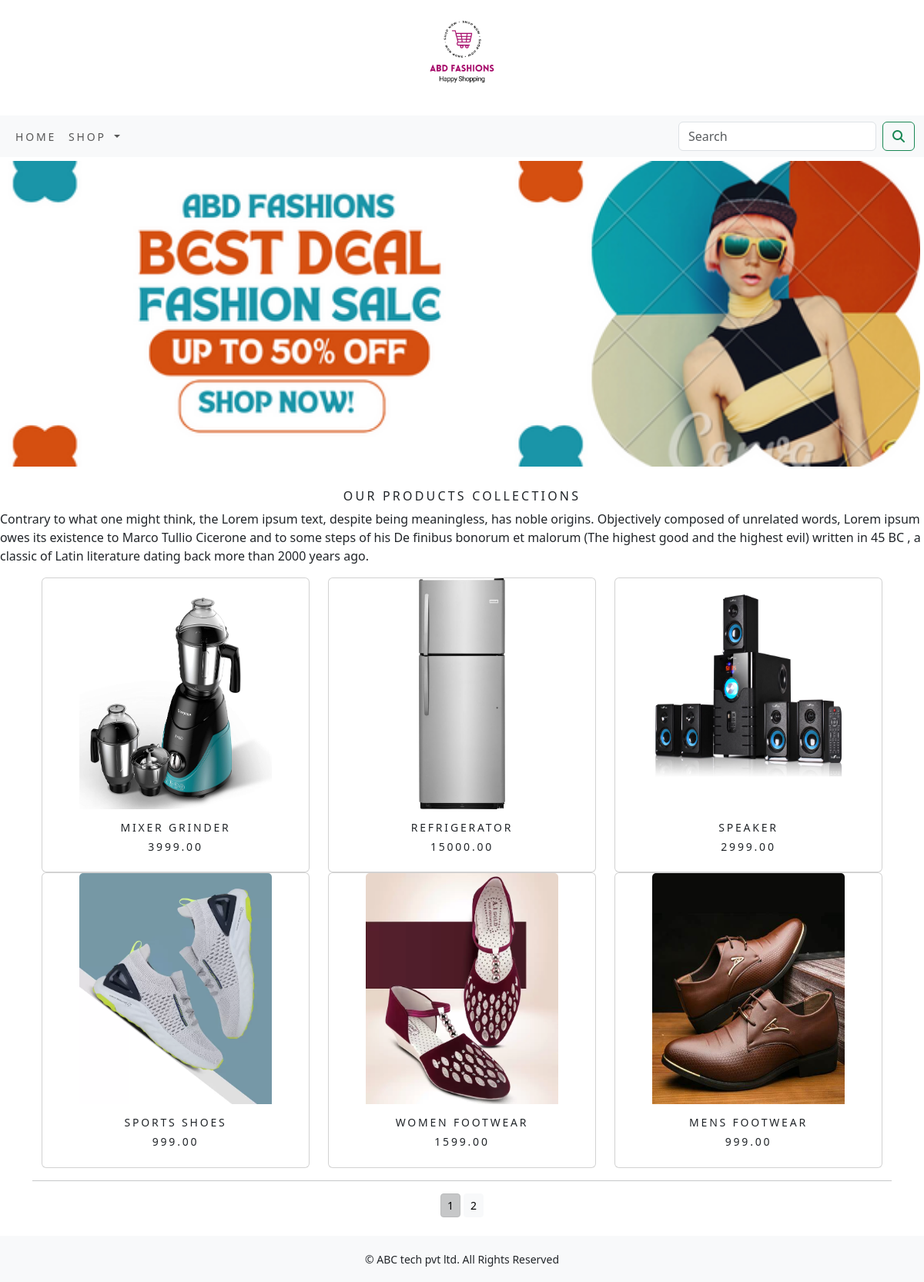
The app's page /shop/ with its own data.
### shop/models.py (models this page shows, shortened)
class Product(models.Model):
    name=models.CharField(max_length=250,unique=True)
    slug=models.SlugField(max_length=250,unique=True)
    description=models.TextField(blank=True)
    price=models.DecimalField(max_digits=10,decimal_places=2)
    category=models.ForeignKey(Category,on_delete=models.CASCADE)
    image=models.ImageField(upload_to='product',blank=True)
    stock=models.IntegerField()
    available=models.BooleanField(default=True)
    created=models.DateTimeField(auto_now_add=True)
    update=models.DateTimeField(auto_now=True)
    def get_url(self):
        return reverse('shop:prodCatDetail',args=[self.category.slug,self.slug])
    class Meta:
        ordering=('name',)
        verbose_name='Product'
        verbose_name_plural='Products'

### shop/views.py (the view)
# urls.py: path('',views.allProdCat,name='allProdCat'),
def allProdCat(request,c_slug=None):
    c_page = None
    products_list = None
    if c_slug!=None:
        c_page=get_object_or_404(Category,slug=c_slug)
        products_list=Product.objects.all().filter(category=c_page,available=True)
    else:
        products_list=Product.objects.all().filter(available=True)
    paginator=Paginator(products_list,6)
    try:
        page=int(request.GET.get('page',1))
    except:
        page=1
    try:
        products=paginator.page(page)
    except (EmptyPage,InvalidPage):
        products=paginator.page(paginator.num_pages)
    return render(request,"category.html",{'category':c_page,'products':products})

### cart/context_processors.py (called while the page is built)
def counter(request):
    item_count=0
    if 'admin' in request.path:
        return {}
    else:
        try:
            cart=Cart.objects.filter(cart_id=_cart_id(request))
            car_items=CartItem.objects.all().filter(cart=cart[:1])
            for cart_item in car_items:
                item_count += cart_item.quantity
        except Cart.DoesNotExist:
            item_count = 0
    return dict(item_count=item_count)

### cart/views.py (called while the page is built)
def _cart_id(request):
    cart=request.session.session_key
    if not cart:
        cart= request.session.create()
    return cart

### shop/context_processors.py (called while the page is built)
def menu_links(request):
    links=Category.objects.all()
    return dict(links=links)

### templates/category.html (shortened to what this page needs)
{% extends 'base.html' %}
{% load static %}
{% block content %}
<div class="mx-auto">
    {% if category %}
        <img class="my_image" src="{{category.img.url}}" alt="{{category.name}}" >
</div><br>
<div>
    <h1 class="text-center my_title">{{category.name}}</h1>
    <p class="text-justify">{{category.description}}</p>
</div>
    {% else %}
        <div>
             <img class="my_image my_image_padding" src="{% static 'img/banner.png' %}" alt="our products" width="1450px">
        </div><br>
        <div>
             <h1 class="text-center my_title" >Our Products Collections</h1>
             <p class="text-justify">Contrary to what one might think, the Lorem ipsum text, despite being meaningless, has noble origins.
              Objectively composed of unrelated words, Lorem ipsum owes its existence to Marco Tullio Cicerone and to some steps of his De finibus bonorum et malorum (The highest good and the highest evil) written in 45 BC , a classic of Latin literature dating back more than 2000 years ago.</p>
        </div>
    {% endif %}
<div class="container">
    <div class="row mx-auto">
        {% for product in products.object_list %}
        <div class="my_bottom_margin col-9 col-sm-12 col-md-4 col-lg-4">
            <div class="card text-center" style="mi-width:18rem">
                <a href="{{product.get_url}}"><img class="card-img-top my_image" src="{{product.image.url}}" alt="{{product.name}}" style="width:250px;height:300px"></a>
                <div class="card-body">
                    <h4>{{product.name}}</h4>
                    <h4>{{product.price}}</h4>
                </div>
            </div>
        </div>
        {% endfor %}
    </div>
    <div class="mx_auto">
        {% if products.paginator.num_pages > 1 %}
            <hr>
            <div class="text-center">
                {% for pg in products.paginator.page_range %}
                    <a href="?page{{pg}}" class="btn btn-light btn-sm {% if products.number == pg %} active {% endif %}">{{pg}}</a>
                {% endfor %}
            </div>
        {% endif %}
    </div>
        <br>
</div>
{% endblock %}

### templates/base.html (shortened to what this page needs)
{% load static %}
<!DOCTYPE html>
<html lang="en">
<head>
    <link rel="stylesheet" href="{% static 'css/custom.css' %}">
    <link href="{% static 'css/bootstrap.min.css' %}" rel="stylesheet">
</head>
<body>
<div>
{% include 'header.html' %}
{% include 'navbar.html' %}
{% block content %}
{% endblock %}
</div>
{% include 'footer.html' %}
</body>
</html>

### templates/header.html
{% load static %}
<header>
    <center>
        <a href="{% url 'shop:allProdCat' %}"></a> <img src="{% static 'img/logo.png' %}" alt="logimage" width="150px">
    </center>
</header>

### templates/navbar.html (shortened to what this page needs)
<nav class="navbar navbar-expand-lg bg-body-tertiary">
  <div class="container-fluid">
    <div class="collapse navbar-collapse" id="navbarSupportedContent">
      <ul class="navbar-nav me-auto mb-2 mb-lg-0">
        <li class="nav-item">
          <a class="nav-link" href="#">Home</a>
        </li>
        <li class="nav-item dropdown {% if 'shop' in request.path %} active {% endif %}">
          <a class="nav-link dropdown-toggle" href="#" role="button" data-bs-toggle="dropdown" aria-expanded="false">
            Shop
          </a>
        </li>
      </ul>
      <form class="d-flex" role="search" action="{% url 'search_app:SearchResult' %}" method="get">
        <input class="form-control me-2" type="search" placeholder="Search" name="q" aria-label="Search">
        <button class="btn btn-outline-success" type="submit"><i class="fa fa-search"></i></button>
      </form>
    </div>
  </div>
</nav>

### templates/footer.html
<div class="footer navbar-fixed-bottom my_footer">
    <p class="text-center">&copy; ABC tech pvt ltd. All Rights Reserved</p>
</div>

### static/css/custom.css (style rules this page uses)
body { font-family:'Roboto',sans-serif; }
.nav-item { letter-spacing: .2em; font-size :14px; text-transform :uppercase; }
.my_footer { background-color:#f8f9fa; height:60px; }
.my_footer { padding-top:20px; font-size:14px; }
.my_image { width:100%; height:auto; }
.my_title { font-size:16px; text-transform:uppercase; letter-spacing:.2em; }
.my_image_padding { padding:5px; }
.card-body h4 { font-size:14px; text-transform:uppercase; letter-spacing:.2em; }

### records on screen
Product: image (picture), name "MIXER GRINDER", price "3999.00"
Product: image (picture), name "REFRIGERATOR", price "15000.00"
Product: image (picture), name "SPEAKER", price "2999.00"
Product: image (picture), name "SPORTS SHOES", price "999.00"
Product: image (picture), name "WOMEN FOOTWEAR", price "1599.00"
Product: image (picture), name "MENS FOOTWEAR", price "999.00"

### other values on screen
{{ pg }} "1" "2"
